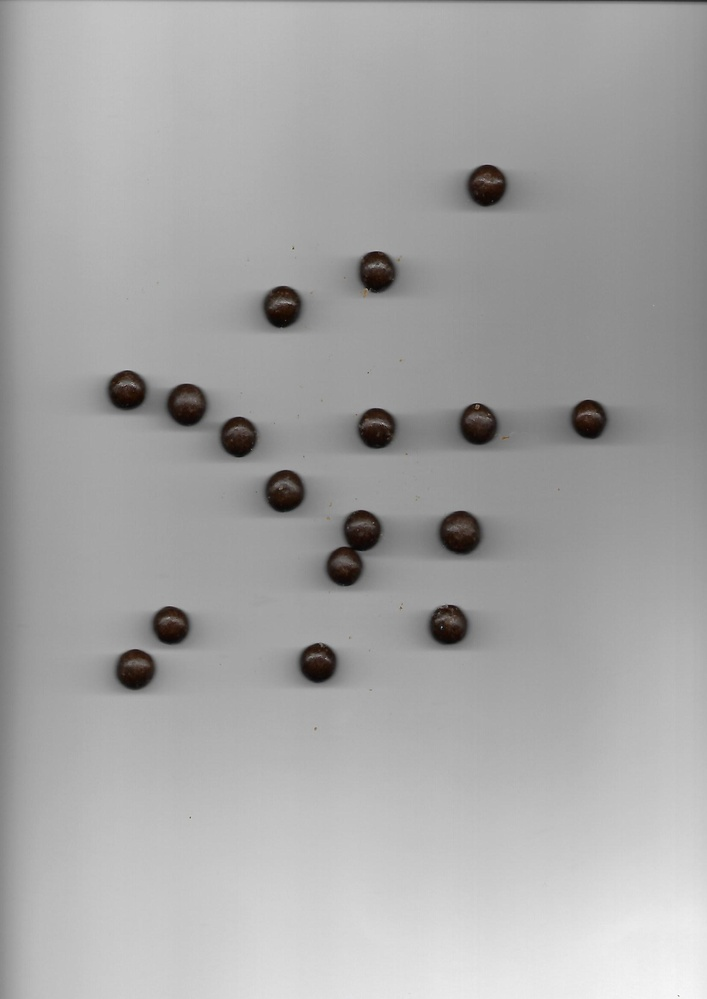
#> input picture img/img15.jpg, 707 x 999 px, shrunk from 1654 x 2338 before the run
$ jupyter execute --allow-errors main.ipynb   (shell and % lines are left out)   (older library calls are emulated)
#> lines starting #> are read from the running program, lines starting #| are printed output that depends on the picture; after the words box and inside, x2 and y2 are one past the last pixel; in counts of white or black regions, pixels touching at a corner belong together
<center><h1>Projekt</h1></center>

<h2>Wszystki potrzebne biblioteki:</h2>

[cell 1]
import matplotlib.pyplot as plt
import cv2
import numpy as np
from skimage import io, color, img_as_ubyte, util
import copy
import warnings
from scipy.spatial import distance
import math
from scipy import ndimage as ndi
from skimage.morphology import watershed

<h2>Przydatne funkcje:</h2>

[cell 2]
#Pokazywanie obrazu
def show_img(img):
    plt.imshow(img, cmap='gray')
    plt.show()

#Pokazujemy 2 obrazy obok siebie
def show2imgs(im1, im2, title1='Obraz pierwszy', title2='Obraz drugi', size=(10,10)):

    f, (ax1, ax2) = plt.subplots(1,2, figsize=size)
    ax1.imshow(im1, cmap='gray')
    ax1.axis('off')
    ax1.set_title(title1)

    ax2.imshow(im2, cmap='gray')
    ax2.axis('off')
    ax2.set_title(title2)
    plt.show()

<h2>Wczytanie obrazka:</h2>

[cell 3]
#nazwa obrazu
img_name ="img15"
#folder
path = './img/'
#wczyatnie obrazu
img_raw = io.imread(path +img_name+ '.jpg')
#> img_raw is the input picture: shape (999, 707, 3); mean R, G, B 166.2, 165.9, 165.7

#podgląd obrazu
show_img(img_raw)

<h2>Zamiana obrazu z RGB na odcienie szarości</h2>

[cell 4]
img_gray = cv2.cvtColor(img_raw,cv2.COLOR_BGR2GRAY)
show_img(img_gray)

<h2> Binaryzacja </h2>

[cell 5]
#ustawiamy próg binaryzacji na 220
th = 100
#dokonujemy binaryzacji z inversją
th, img_bin = cv2.threshold(img_gray, thresh=th, maxval=255, type=cv2.THRESH_BINARY_INV)
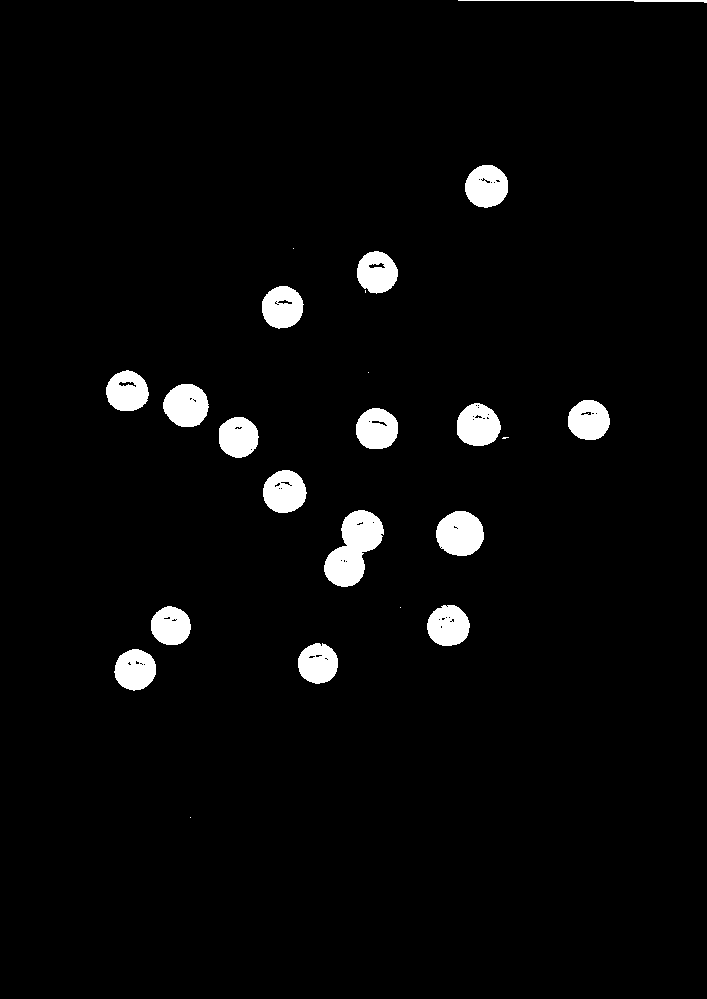
#> img_bin: shape (999, 707); 3.3% white; 23 white regions (6 under 20 px), largest, box (x1, y1, x2, y2) and area: (324, 510, 384, 587) 2669, (436, 511, 484, 556) 1691, (163, 384, 209, 427) 1524
#> th = 100
#pokazujemy obraz przed i po binaryzacji
show2imgs(img_gray,img_bin,'Obraz przed binaryzacja','Obraz po binaryzacji',(10,10))
#> in show2imgs, `plt.show()`:
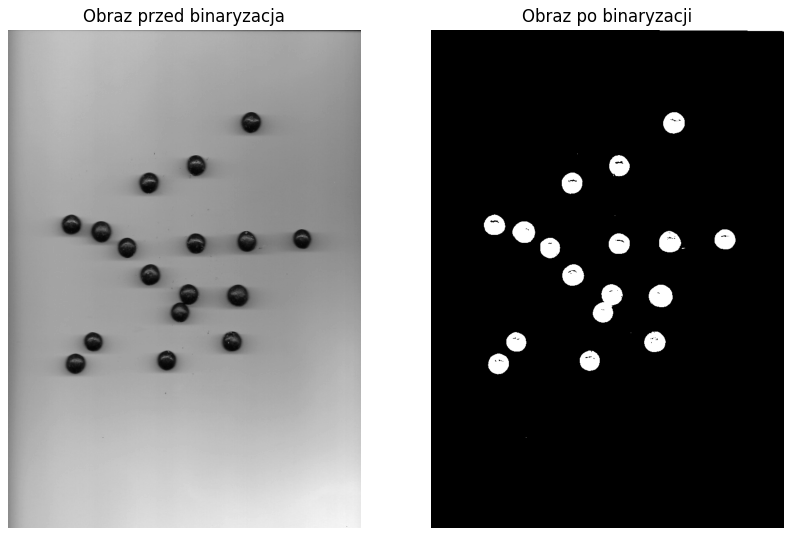
#> figure drawn by matplotlib, 2 panels

<h2>Odzielamy od siebie obiekty</h2>

[cell 6]
#Ustalamy rozmiar maski
kernel = np.ones((3,3),np.uint8)


#używamy dylatacji poraz pierwszy by pozbyc sie potencjalnych luk w obiektach
img_dyl = cv2.dilate(img_bin, kernel=kernel, iterations=3)
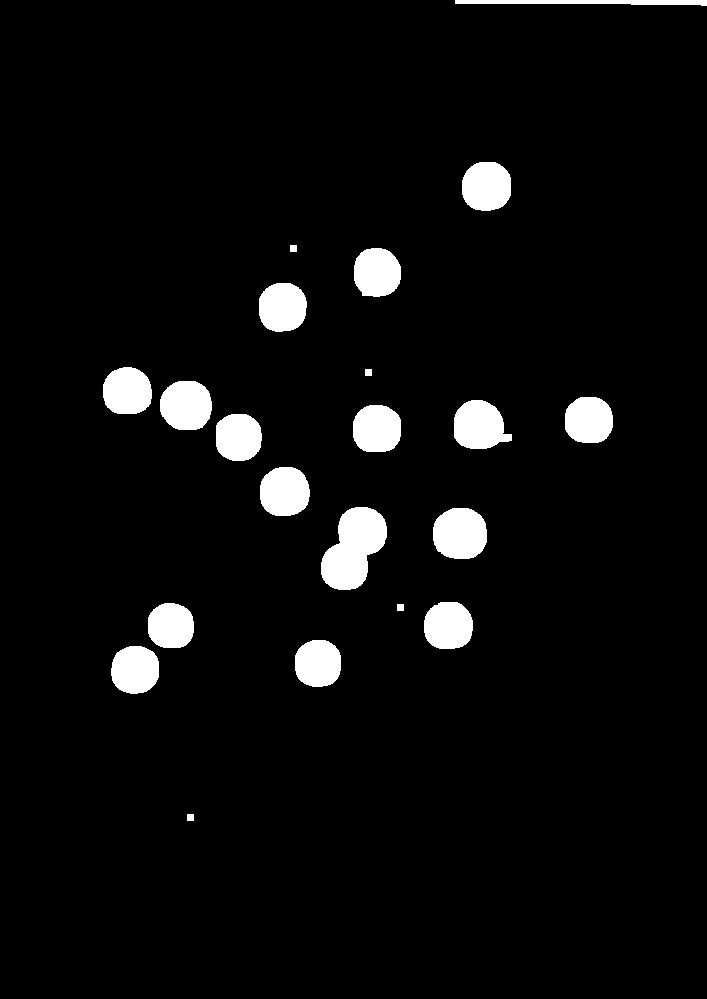
#> img_dyl: shape (999, 707); 4.8% white; 21 white regions, largest, box (x1, y1, x2, y2) and area: (321, 507, 387, 590) 3584, (433, 508, 487, 559) 2291, (454, 400, 512, 449) 2112

#używamy erozji w celu odzielenia obiektów od siebie
img_erode = cv2.erode(img_dyl, kernel=kernel, iterations=23)
#> img_erode: shape (999, 707); every value is 0

#Zdjęcie ukazujace nam róznice przed i po  procesem rozdzielania obiektow
show2imgs(img_dyl,img_erode,'Obraz po dylatacji','Obraz po erozji',(10,10))
#> call 2 of show2imgs, with title1 = 'Obraz po dylatacji', title2 = 'Obraz po erozji', size = (10, 10)
#> in show2imgs (call 2), `plt.show()`:
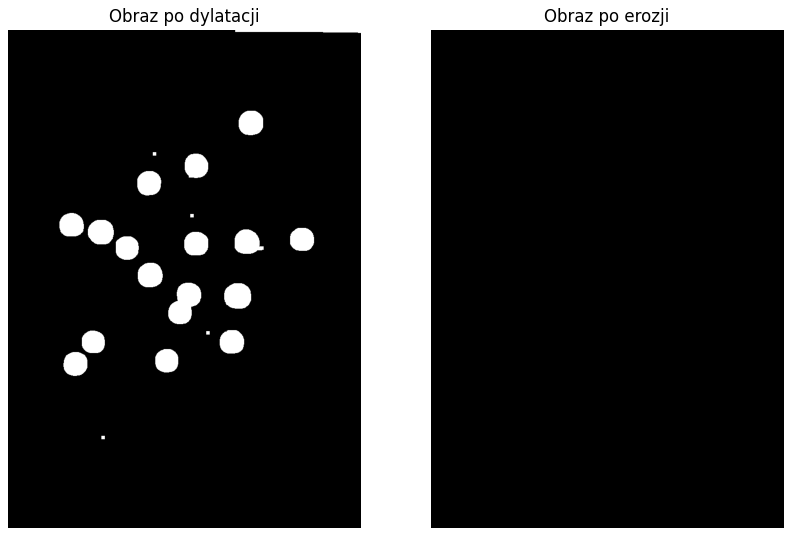
#> figure drawn by matplotlib, 2 panels

<h2>Proces segmentacji </h2>

[cell 7]
def segmentation(image):

    kernel = np.ones( (3,3), np.uint8 )

    background = cv2.dilate(image, kernel, iterations=1)

    distance_transform = cv2.distanceTransform(image, cv2.DIST_L2, 3)
#> distance_transform: shape (999, 707) float32; every value is 0
    foreground = cv2.threshold(distance_transform, 0.5 * distance_transform.max(), 255, 0)[1]
    foreground = np.uint8(foreground)

    unknown = cv2.subtract(background, foreground)

    markers = cv2.connectedComponents(foreground)[1]

    markers += 1
#> markers: shape (999, 707) int32; every value is 1

    markers[unknown == 255] = 0

    markers = watershed(-distance_transform, markers, mask=image)
    #zwracamy obraz z obiektami rozdzielonymi od siebie oprzez kolory
    return markers
img_seg=segmentation(img_erode)
show_img(img_seg)

<h2>Zliczanie obiektów</h2>

[cell 8]
#definujemy nasza funkcje do zliczania ilosci obiektów na zdjęciu
def objects_no(img):
    number = len(np.unique(img))-2
#> number = -1
    return number
number = objects_no(img_seg)
#> number = -1
#wywołanie naszej funkcji zliczajacej obiekty
print("W podanym przez nas obrazie znajduje sie:  ",number," obiektów.")
#| W podanym przez nas obrazie znajduje sie:   -1  obiektów.

<h2>Liczenie jaki obszar zajmuja obiekty</h2>

[cell 9]
#zliczamy ile pixeli zajmuja obiekty w tym celu użyjemy img_bin
show_img(img_bin)
def img_per(img):
    whole = 0
    part = 0
    for i in range( img.shape[0] ):
        for j in range(img.shape[1]):
            if(img[i][j] == 255):
                part+=1
            whole+=1
    return part/whole*100
print("monety stanowią: %.1f"%img_per(img_bin),"% z obrazu")
#| monety stanowią: 3.3 % z obrazu

<h2>Środek ciężkosci</h2>

[cell 10]
img_label, nb_labels = ndi.label(img_seg)
#> nb_labels = 0
sizes = np.bincount(img_label.ravel())
#> sizes = [706293]
mask_sizes = sizes > 20
#> mask_sizes = [True]
mask_sizes[0] = 0
# [13 lines left out: function cog, not called in this run]

cogs = []
for i in range(nb_labels):
    cogs.append(cog(img_label, i+1))
#> after the loop, cogs = []

print(cogs)

def drawMarkers(image, coords):

    image = np.copy(image)

    for item in coords:
        y,x = item
        for j in range(y-10, y+11):
            image[j,x] = 0
        for i in range(x-10, x+11):
            image[y,i] = 0
#> this loop made 0 passes

    return image


lo = drawMarkers(img_bin, cogs)
plt.figure(figsize=(20,20))
plt.imshow(lo,cmap='hot')
plt.show()

<h2>Liczenie Współczynników: </h2>
<ul><li>Feret</li>
<li>Blair-Bliss</li>
<li>Środka ciężkosci</li>
<li>Liczba punktów</li></ul>

[cell 11]
###########################################

# [46 lines left out: functions getFigure, cog2, computeFeret, computeBB, not called in this run]

###############################################

for i in range(nb_labels):
    pts = getFigure(img_label, i+1)
    bb = computeBB(pts)
    feret = computeFeret(pts)

    print('Numer obiektu: ',i+1,'\nLiczba punktow: ',len(pts),'\nSrodek ciezkosci: ', cog2(pts),'\nBlair-Bliss: ', bb,'\nFeret: ',feret, '\n---\n')

$ run again, with img/img1.jpg copied over img/img15.jpg
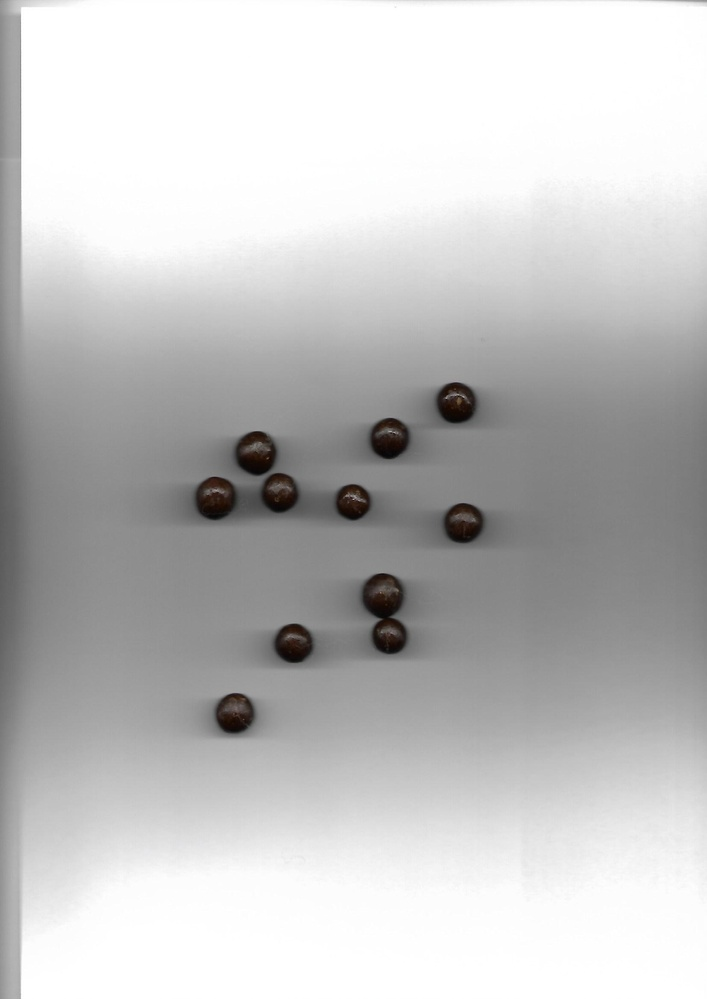
#> input picture img/img1.jpg, 707 x 999 px, shrunk from 1654 x 2338 before the run
#> img_raw is the input picture: shape (999, 707, 3); mean R, G, B 194.9, 194.7, 194.6
#> `th, img_bin = cv2.threshold(img_gray, thresh=th, maxval=255, type=cv2...`:
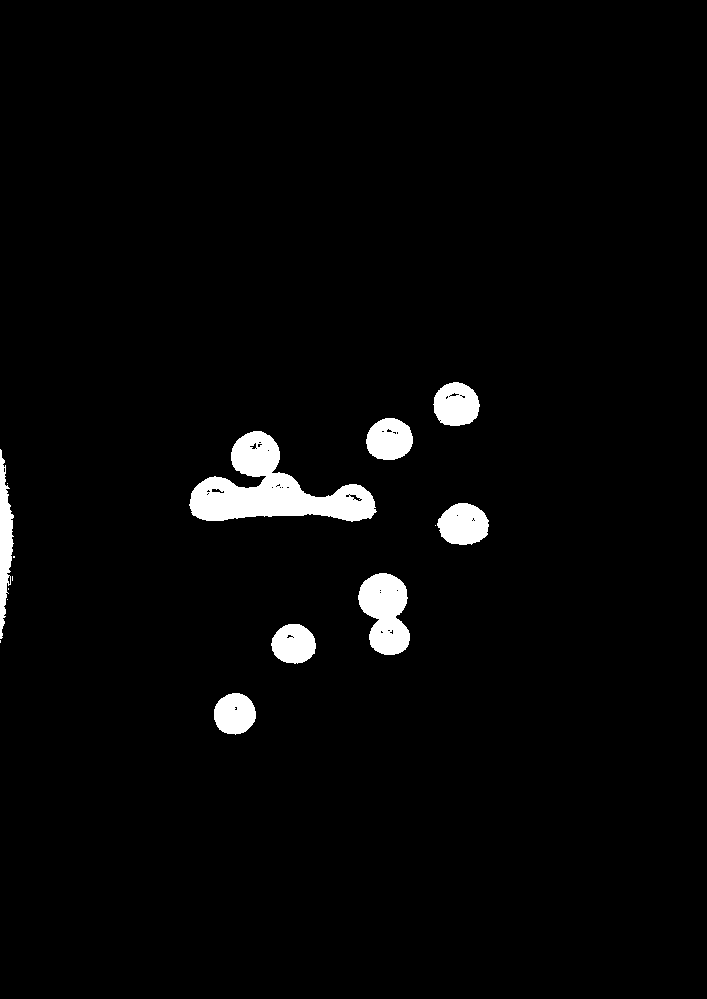
#> img_bin: shape (999, 707); 2.8% white; 15 white regions (7 under 20 px), largest, box (x1, y1, x2, y2) and area: (189, 431, 377, 522) 7721, (358, 573, 410, 655) 2996, (437, 503, 489, 545) 1665
#> th = 100
#> img_dyl: shape (999, 707); 3.8% white; 8 white regions, largest, box (x1, y1, x2, y2) and area: (186, 428, 380, 525) 9979, (355, 570, 413, 658) 3960, (0, 446, 18, 646) 2387
#> img_erode: shape (999, 707); every value is 0
#> in show2imgs (call 2), `plt.show()`:
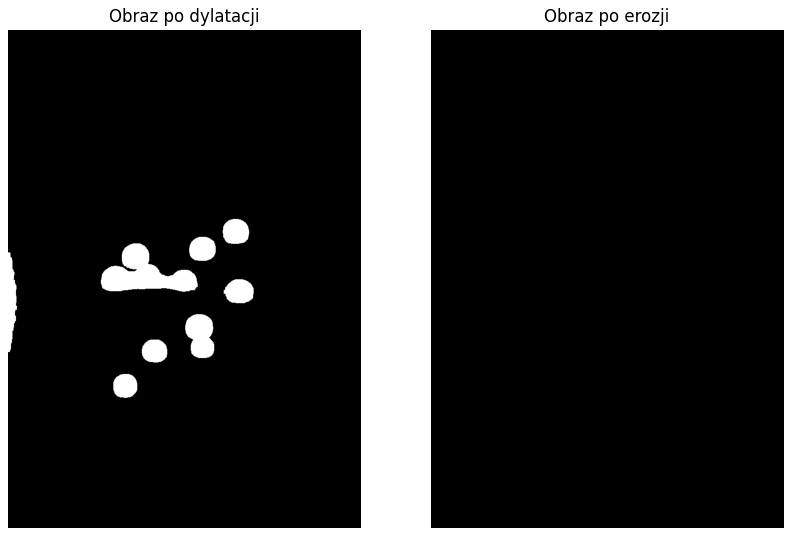
#> figure drawn by matplotlib, 2 panels
#> distance_transform: shape (999, 707) float32; every value is 0
#> markers: shape (999, 707) int32; every value is 1
#> in objects_no, `number = len(np.unique(img))-2`: number = -1
#| W podanym przez nas obrazie znajduje sie:   -1  obiektów.
#| monety stanowią: 2.8 % z obrazu
#> nb_labels = 0
#> sizes = [706293]
#> mask_sizes = [True]
#> after the loop `for i in range(nb_labels):`: cogs = []

$ run again, with img/img10.jpg copied over img/img15.jpg
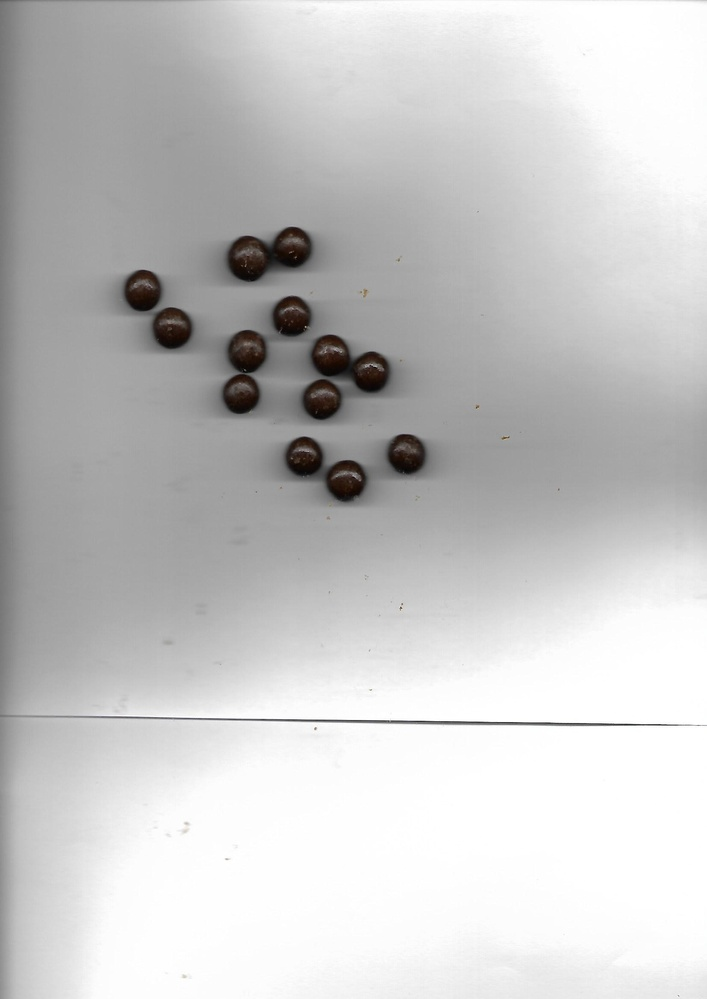
#> input picture img/img10.jpg, 707 x 999 px, shrunk from 1654 x 2338 before the run
#> img_raw is the input picture: shape (999, 707, 3); mean R, G, B 199.5, 199.2, 199.1
#> `th, img_bin = cv2.threshold(img_gray, thresh=th, maxval=255, type=cv2...`:
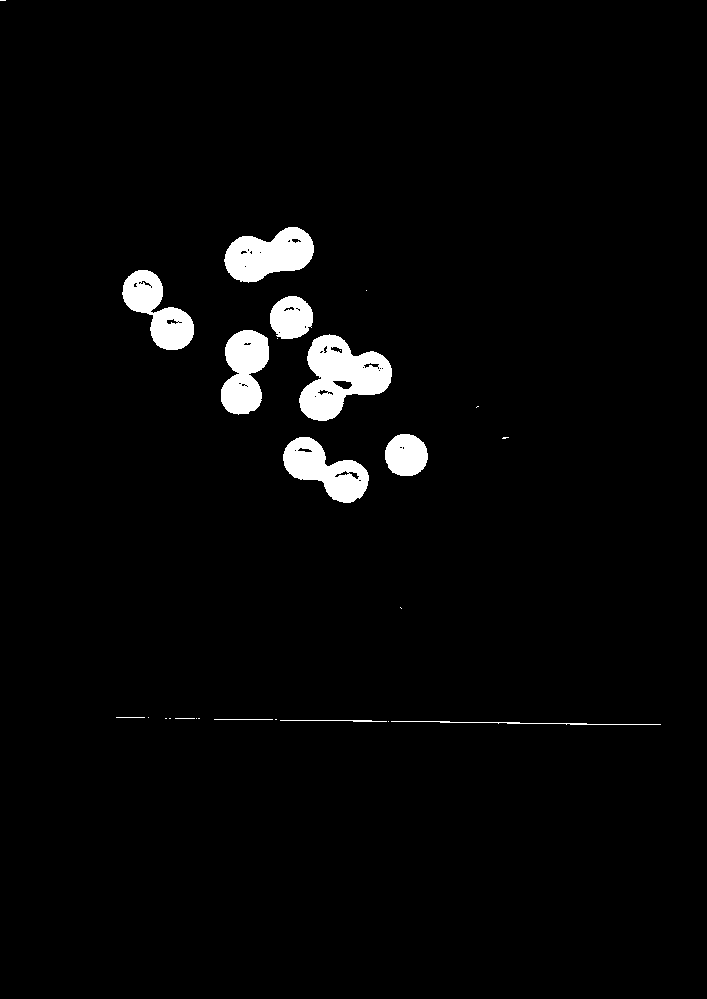
#> img_bin: shape (999, 707); 2.8% white; 26 white regions (14 under 20 px), largest, box (x1, y1, x2, y2) and area: (299, 334, 392, 421) 4632, (224, 227, 314, 283) 3312, (283, 437, 369, 503) 2962
#> th = 100
#> img_dyl: shape (999, 707); 4.3% white; 15 white regions, largest, box (x1, y1, x2, y2) and area: (296, 331, 395, 424) 6085, (221, 224, 317, 286) 4305, (280, 434, 372, 506) 4045
#> img_erode: shape (999, 707); every value is 0
#> in show2imgs (call 2), `plt.show()`:
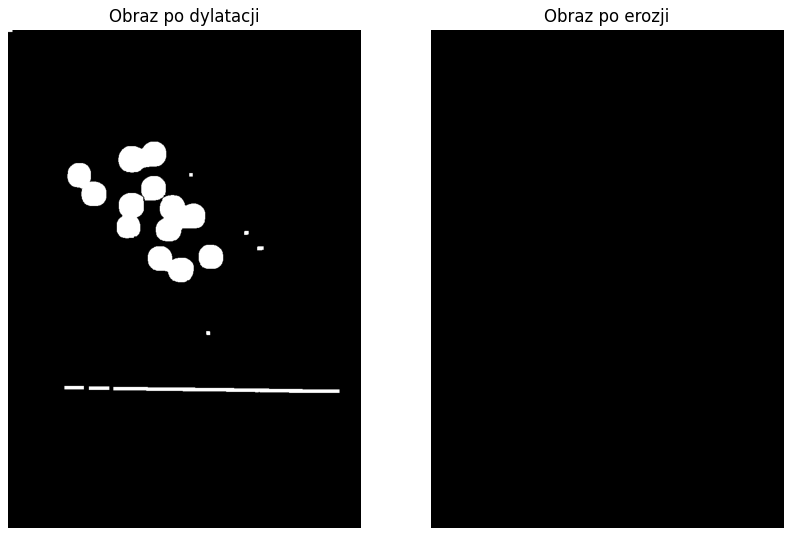
#> figure drawn by matplotlib, 2 panels
#> distance_transform: shape (999, 707) float32; every value is 0
#> markers: shape (999, 707) int32; every value is 1
#> in objects_no, `number = len(np.unique(img))-2`: number = -1
#| W podanym przez nas obrazie znajduje sie:   -1  obiektów.
#| monety stanowią: 2.8 % z obrazu
#> nb_labels = 0
#> sizes = [706293]
#> mask_sizes = [True]
#> after the loop `for i in range(nb_labels):`: cogs = []
